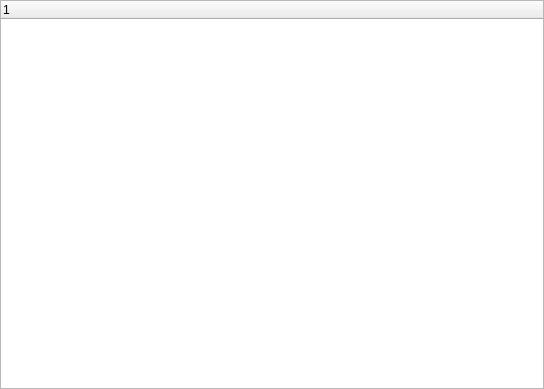
<?xml version="1.0" encoding="UTF-8"?>
<ui version="4.0">
 <class>xTreeWidget</class>
 <widget class="QWidget" name="xTreeWidget">
  <property name="geometry">
   <rect>
    <x>0</x>
    <y>0</y>
    <width>544</width>
    <height>389</height>
   </rect>
  </property>
  <property name="windowTitle">
   <string>Form</string>
  </property>
  <layout class="QHBoxLayout" name="horizontalLayout">
   <property name="spacing">
    <number>0</number>
   </property>
   <property name="leftMargin">
    <number>0</number>
   </property>
   <property name="topMargin">
    <number>0</number>
   </property>
   <property name="rightMargin">
    <number>0</number>
   </property>
   <property name="bottomMargin">
    <number>0</number>
   </property>
   <item>
    <widget class="QTreeWidget" name="treeWidget">
     <column>
      <property name="text">
       <string notr="true">1</string>
      </property>
     </column>
    </widget>
   </item>
  </layout>
 </widget>
 <resources/>
 <connections/>
</ui>
